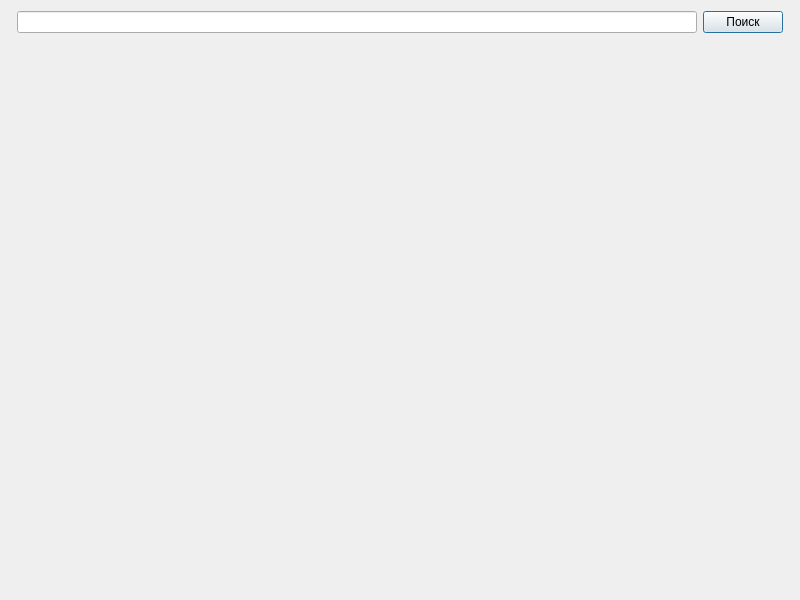
<?xml version="1.0" encoding="UTF-8"?>
<ui version="4.0">
 <class>list</class>
 <widget class="QDialog" name="list">
  <property name="geometry">
   <rect>
    <x>0</x>
    <y>0</y>
    <width>800</width>
    <height>600</height>
   </rect>
  </property>
  <property name="windowTitle">
   <string>Dialog</string>
  </property>
  <layout class="QGridLayout" name="gridLayout">
   <item row="0" column="2">
    <widget class="QPushButton" name="pushButton">
     <property name="font">
      <font>
       <stylestrategy>PreferAntialias</stylestrategy>
      </font>
     </property>
     <property name="text">
      <string>Поиск</string>
     </property>
    </widget>
   </item>
   <item row="4" column="0" colspan="2">
    <spacer name="verticalSpacer">
     <property name="orientation">
      <enum>Qt::Vertical</enum>
     </property>
     <property name="sizeHint" stdset="0">
      <size>
       <width>20</width>
       <height>40</height>
      </size>
     </property>
    </spacer>
   </item>
   <item row="3" column="0" colspan="4">
    <layout class="QVBoxLayout" name="verticalLayout"/>
   </item>
   <item row="0" column="1">
    <widget class="QLineEdit" name="find">
     <property name="font">
      <font>
       <stylestrategy>PreferAntialias</stylestrategy>
      </font>
     </property>
    </widget>
   </item>
  </layout>
 </widget>
 <resources/>
 <connections/>
</ui>
